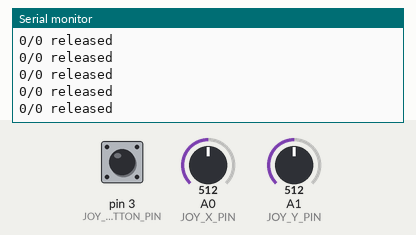
Simulated run of this sketch. Board: Arduino Uno, built with avr-gcc and run on an emulated ATmega328P. Shown: the last lines printed to the serial monitor. The inputs (shaded band) are chosen by the test bench; at power-on: pin 3 (JOY_BUTTON_PIN) HIGH, A0 (JOY_X_PIN) = 512, A1 (JOY_Y_PIN) = 512.

Above: at 1.2 s.
1.3 s: pin 3 (JOY_BUTTON_PIN) pulled LOW for 0.15 s
At 1.32 s:
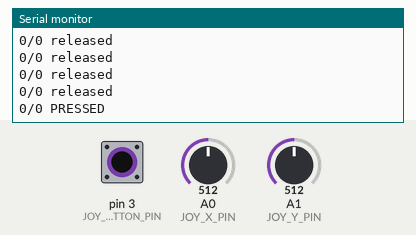
2.9 s: A0 (JOY_X_PIN) set to 716
At 2.93 s:
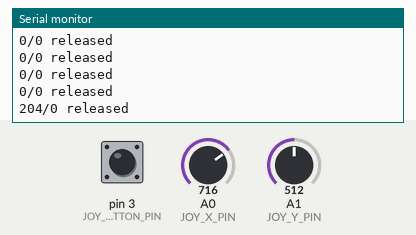
4.4 s: A1 (JOY_Y_PIN) set to 716
At 4.44 s:
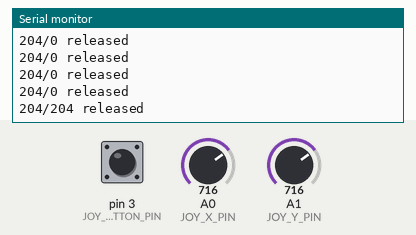
5.9 s: pin 3 (JOY_BUTTON_PIN) pulled LOW for 1 s
At 5.95 s:
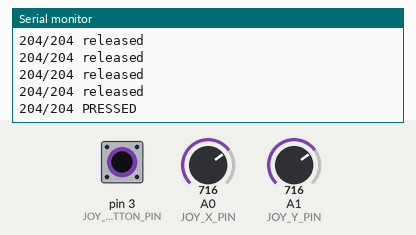
8.4 s: pin 3 (JOY_BUTTON_PIN) pulled LOW for 1 s
At 8.57 s:
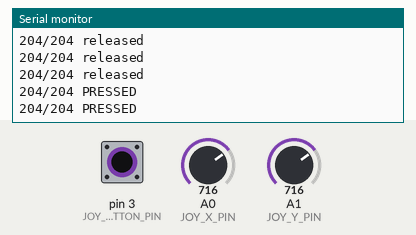
12.4 s: A0 (JOY_X_PIN) set to 900
At 12.49 s:
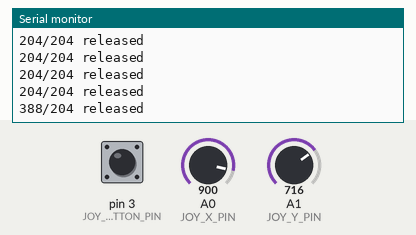
Timing chart, 0 to 14.9 s (numbered marks = the images above; inputs shaded):
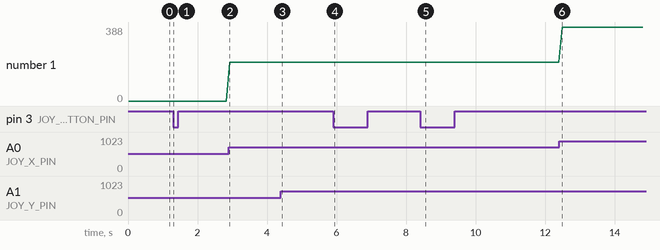

The sketch:

DEBUG_CONTROLS.ino
```cpp
/*
  Debug version for testing controls
  Upload this to see what your joystick and button are doing
*/

#define JOY_X_PIN A0
#define JOY_Y_PIN A1
#define JOY_BUTTON_PIN 3

void setup() {
  Serial.begin(115200);
  pinMode(JOY_BUTTON_PIN, INPUT_PULLUP);

  Serial.println(F("=== CONTROL DEBUG TEST ==="));
  Serial.println(F("Move joystick and press button"));
  Serial.println(F("Format: X/Y ButtonState"));
  Serial.println(F("Center should be around 0/0"));
  Serial.println(F("Range: -512 to +512"));
  Serial.println(F("Button: 1=pressed, 0=released"));
  Serial.println(F("=========================="));
}

void loop() {
  // Read joystick
  int joyX = analogRead(JOY_X_PIN) - 512; // Center around 0
  int joyY = analogRead(JOY_Y_PIN) - 512;

  // Read button with debounce
  bool buttonReading = !digitalRead(JOY_BUTTON_PIN); // Active low

  // Print values
  Serial.print(joyX);
  Serial.print(F("/"));
  Serial.print(joyY);
  Serial.print(F(" "));
  Serial.println(buttonReading ? F("PRESSED") : F("released"));

  delay(100);
}
```

Measured:
- after the input at 1.3 s, the serial monitor: prints a new line at once (image 1)
- after the input at 2.9 s, the serial monitor: prints a new line at once (image 2)
- after the input at 4.4 s, the serial monitor: prints a new line at once (image 3)
- after the input at 5.9 s, the serial monitor: prints a new line at once (image 4)
- after the input at 12.4 s, the serial monitor: prints a new line after 0.09 s (image 6)
- plotted number 1: 0 → 204 after the input at 2.9 s, 204 → 388 after the input at 12.4 s
